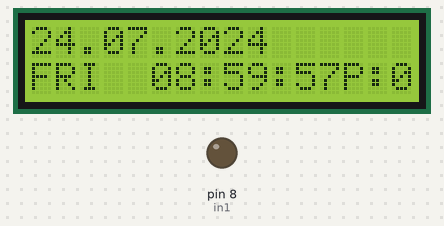
A sketch run on a simulated Arduino Uno, built with avr-gcc and run on an emulated ATmega328P. On the bench: 16×2 character LCD, output pins drawn as LEDs (lit = HIGH). The local clock reads 2024-03-15 10:24:30 at power-on unless the sketch sets it; what the sketch prints to the serial monitor is not drawn.

Above: at 0.2 s.
At 4.1 s:
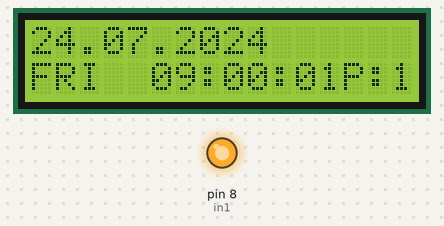
At 21.1 s:
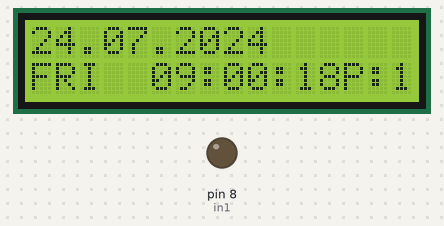
At 38.1 s:
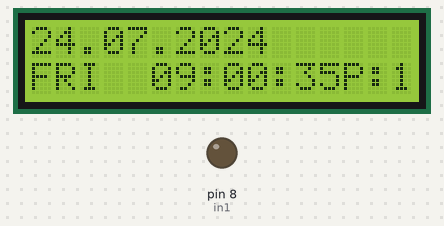
Timing chart, 0 to 39.6 s (numbered marks = the images above):
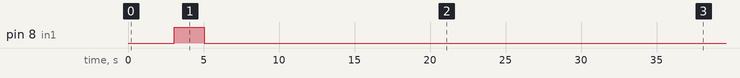

The sketch:

12hr_RTC_School_bell_2024.ino
```cpp
/*
Connect SDA and SCL pins of RTC DS3231 to pins A4 and A5 of Arduino Uno board.
You can find the latest version of the library of DS3231 at  http://www.RinkyDinkElectronics.com/
*/
#include <Wire.h>
#include <DS3231.h>
#include <LiquidCrystal_I2C.h>
//LCD pin to Arduino

// Set the LCD address to 0x27 for a 16 chars and 2 line display
LiquidCrystal_I2C lcd(0x27, 16, 2);

DS3231 rtc(SDA,SCL);
Time t;
int day; // MONDAY=1,TUESDAY=2, WEDNESDAY=3,THURSDAY=4, FRIDAY=5, SATURDAY=6, SUNDAY=7
int Hour;
int in1 = 8;
int Min;
int Sec;
int period;
int activate=0;

void setup()
{
  rtc.begin();            // Setup RTC
  Serial.begin(9600);
  pinMode(in1,OUTPUT);
  lcd.begin();       // Setup LCD to 16x2 characters

  // To set date and time (run once only)
  // The following lines can be commented out to use the values already stored in the DS3231
  rtc.setDate(24,7,2024);
  rtc.setTime(8,59,57);
  rtc.setDOW(FRIDAY);
}


void loop()
{
 t=rtc.getTime();
 Hour = t.hour;
 Min = t.min;
 Sec = t.sec;
 day = t.dow;

//Display Date
 lcd.setCursor(0, 0);
 lcd.print(rtc.getDateStr());
//string dow;
switch (day)
 {
    case 1: lcd.setCursor(0, 12);
            lcd.print("MON");
            break;
    case 2: lcd.setCursor(0, 12);
            lcd.print("TUE");
            break;
    case 3: lcd.setCursor(0, 12);
            lcd.print("WED");
            break;
    case 4: lcd.setCursor(0, 12);
            lcd.print("THU");
            break;
    case 5: lcd.setCursor(0, 12);
            lcd.print("FRI");
            break;
    case 6: lcd.setCursor(0, 12);
            lcd.print("SAT");
            break;
    case 7: lcd.setCursor(0, 12);
            lcd.print("SUN");
            break;
    default:lcd.setCursor(0, 12);
            lcd.print("ERR");
            break;
 }

// Display time
 //lcd.setCursor(0, 1);
 //lcd.print("Time: ");
 lcd.setCursor(5, 1);
 Serial.println(rtc.getTimeStr());
 lcd.print(rtc.getTimeStr());

//Display Period Number
lcd.setCursor(13, 1);
lcd.print("P: ");
lcd.setCursor(15, 1);
lcd.print(period);

/**********************************/
 //Monday to Thursday Time-Table
 if(day==1 || day==2 || day==3 || day==4)
 {
   if((Hour==9 && Min==0 && Sec<=1)||(Hour==9 && Min==45 && Sec<=1)||(Hour==10 && Min==40 && Sec<=1)||(Hour==11 && Min==25 && Sec<=1)||(Hour==12 && Min==10 && Sec<=1)||(Hour==13 && Min==35 && Sec<=1)||(Hour==14 && Min==30 && Sec<=1)||(Hour==15 && Min==40 && Sec<=1))
   {
     digitalWrite(in1,HIGH);
     if (activate == 0)
     {
       period = period +1;
       activate =1;
     }
   }
  else if ((Hour==10 && Min==30 && Sec<=2)||(Hour==12 && Min==50 && Sec<=2)||(Hour==15 && Min==20 && Sec<=2)||(Hour==16 && Min==12 && Sec<=2))  // Recess break time (Long ring bell)
  {
    digitalWrite(in1,HIGH);
    lcd.setCursor(11, 1);
    lcd.print("Break");
    delay(500);
    lcd.clear();
  }
//   else if ((Hour==15 && Min==25 && Sec<=2))
//   {
//    digitalWrite(in1,HIGH);
//    lcd.setCursor(9, 1);
//    lcd.print("E CLASS");
//   }
else if ((Hour==15 && Min==20 && Sec<=3)||(Hour==16 && Min==15 && Sec<=3))  // School time over (Long Ring bell)
  {
    digitalWrite(in1,HIGH);
    lcd.setCursor(11, 1);
    lcd.print("Over");
    period =0;
    delay(500);
    lcd.clear();
  }

else
  {
    digitalWrite(in1,LOW);
    activate =0;
  }
 }

/**********************************/
 //Friday's Time-Table
else if (day==5)
 {
    if((Hour==9 && Min==0 && Sec<=1)||(Hour==9 && Min==45 && Sec<=1)||(Hour==10 && Min==40 && Sec<=1)||(Hour==11 && Min==25 && Sec<=1)||(Hour==12 && Min==10 && Sec<=1)||(Hour==14 && Min==0 && Sec<=1)||(Hour==14 && Min==45 && Sec<=1)||(Hour==15 && Min==40 && Sec<=1))
   {
     digitalWrite(in1,HIGH);
     if (activate == 0)
     {
       period = period +1;
       activate =1;
     }
   }
  else if ((Hour==10 && Min==30 && Sec<=2)||(Hour==12 && Min==50 && Sec<=2)||(Hour==15 && Min==20 && Sec<=2)||(Hour==16 && Min==12 && Sec<=2))  // Recess break time (Long ring bell)
  {
    digitalWrite(in1,HIGH);
    lcd.setCursor(11, 1);
    lcd.print("Break");
    delay(500);
    lcd.clear();
  }
//   else if ((Hour==15 && Min==25 && Sec<=2))
//   {
//    digitalWrite(in1,HIGH);
//    lcd.setCursor(9, 1);
//    lcd.print("E CLASS");
//   }
else if ((Hour==15 && Min==20 && Sec<=3)||(Hour==16 && Min==15 && Sec<=3))  // School time over (Long Ring bell)
  {
    digitalWrite(in1,HIGH);
    lcd.setCursor(11, 1);
    lcd.print("Over");
    period =0;
    delay(500);
    lcd.clear();
  }

else
  {
    digitalWrite(in1,LOW);
    activate =0;
  }
  }
else
 {


  }
 }
```

Measured:
- by itself, pin 8 (in1): LOW → HIGH at 3.1 s, → LOW 2.0 s later
- what the display in image 1 shows lasts 1.0 s, from 4.0 s to 5.0 s
